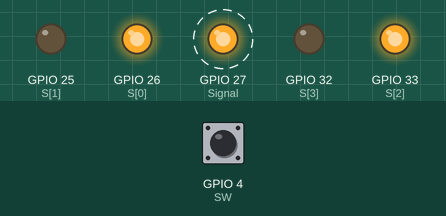
The program below on a simulated ESP32. Shown: output pins drawn as LEDs (lit = HIGH). Dashed ring = blinking. Inputs (shaded band) come from the test bench; at power-on: GPIO 4 (SW) LOW.

Above: at 10.4 s.
10.5 s: GPIO 4 (SW) pulled HIGH for 2.35 s
At 11.6 s:
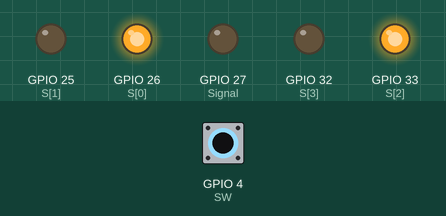
At 13.6 s:
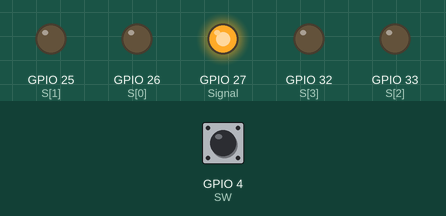
Timing chart, 0 to 28.3 s (numbered marks = the images above; inputs shaded):
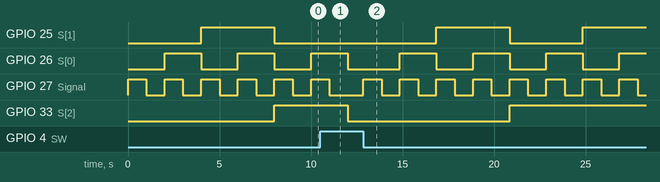

The program:

main.cpp
```cpp
#include <Arduino.h>
#include <CD74HC4067.h>
//16-Channel MUX (74HC4067) Interface
//===================================
int Signal = 27;
int i;
int SW = 4;
void selection(int j);
//int pot = A0; int potVal;
int S[4] = {26, 25, 33, 32};
int MUXtable[16][4]=
{
  {0,0,0,0}, {1,0,0,0}, {0,1,0,0}, {1,1,0,0},
  {0,0,1,0}, {1,0,1,0}, {0,1,1,0}, {1,1,1,0},
  {0,0,0,1}, {1,0,0,1}, {0,1,0,1}, {1,1,0,1},
  {0,0,1,1}, {1,0,1,1}, {0,1,1,1}, {1,1,1,1}
};
//=================================================
void setup()
{
  pinMode(Signal,OUTPUT);
  for(i=0; i<4; i++)
  pinMode(S[i],OUTPUT);
}
//=================================================
void loop()
{
  for(i=0; i<10; i++)
  {
    selection(i);
    //potVal = map(analogRead(pot),0,1023,20,400);
    if(digitalRead(SW)==HIGH) break;
    digitalWrite(Signal,HIGH);
    delay(1000);
    digitalWrite(Signal,LOW);
    delay(1000);
  }
}
//=================================================
void selection(int j)
{
  digitalWrite(S[0], MUXtable[j][0]);
  digitalWrite(S[1], MUXtable[j][1]);
  digitalWrite(S[2], MUXtable[j][2]);
  digitalWrite(S[3], MUXtable[j][3]);
}
```

Measured:
- after the input at 10.5 s, GPIO 32 (S[3]): stays LOW (without the input it goes to HIGH after 5.5 s)
- by itself, GPIO 26 (S[0]): repeats every 4.0 s: HIGH 2.0 s, LOW 2.0 s
- by itself, GPIO 27 (Signal): repeats every 2.0 s: HIGH 1.0 s, LOW 1.0 s
